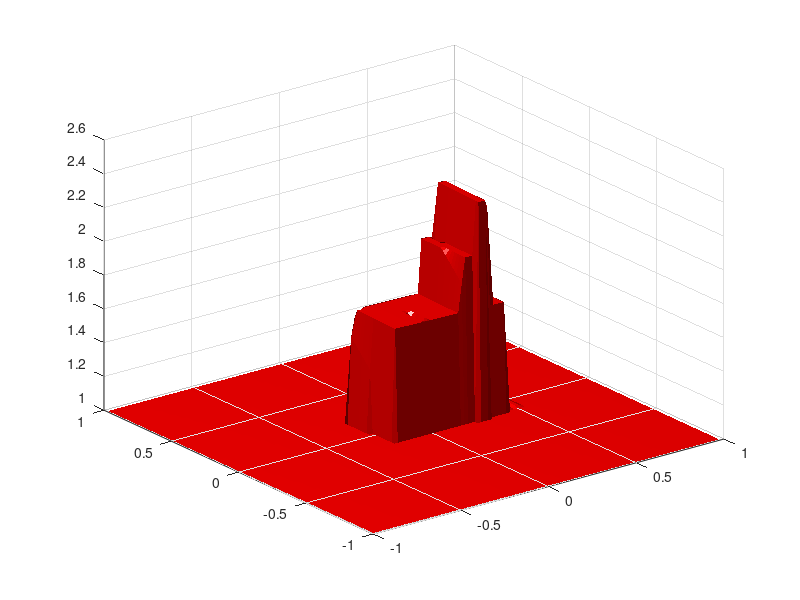

The MATLAB script that drew this image: (Note: this script raises an error after producing the figure.)
points = load('surface_tool.csv');
VIEW_DIM = sqrt(length(points));

%adjust coordinates to matlab's rendering 
Y = reshape(points(:,1),VIEW_DIM,VIEW_DIM);
Z = reshape(points(:,2),VIEW_DIM,VIEW_DIM);
X = reshape(points(:,3),VIEW_DIM,VIEW_DIM);

floor = Z(:) < 1;
Z(floor) = min( Z( ~floor ) );

axis([min(X(:)) max(X(:)) min(Y(:)) max(Y(:)) min(Z(:))-0.3 max(Z(:))]);
surf(X,Y,Z,'FaceColor','red','EdgeColor','none')
camlight left;lighting phong;
